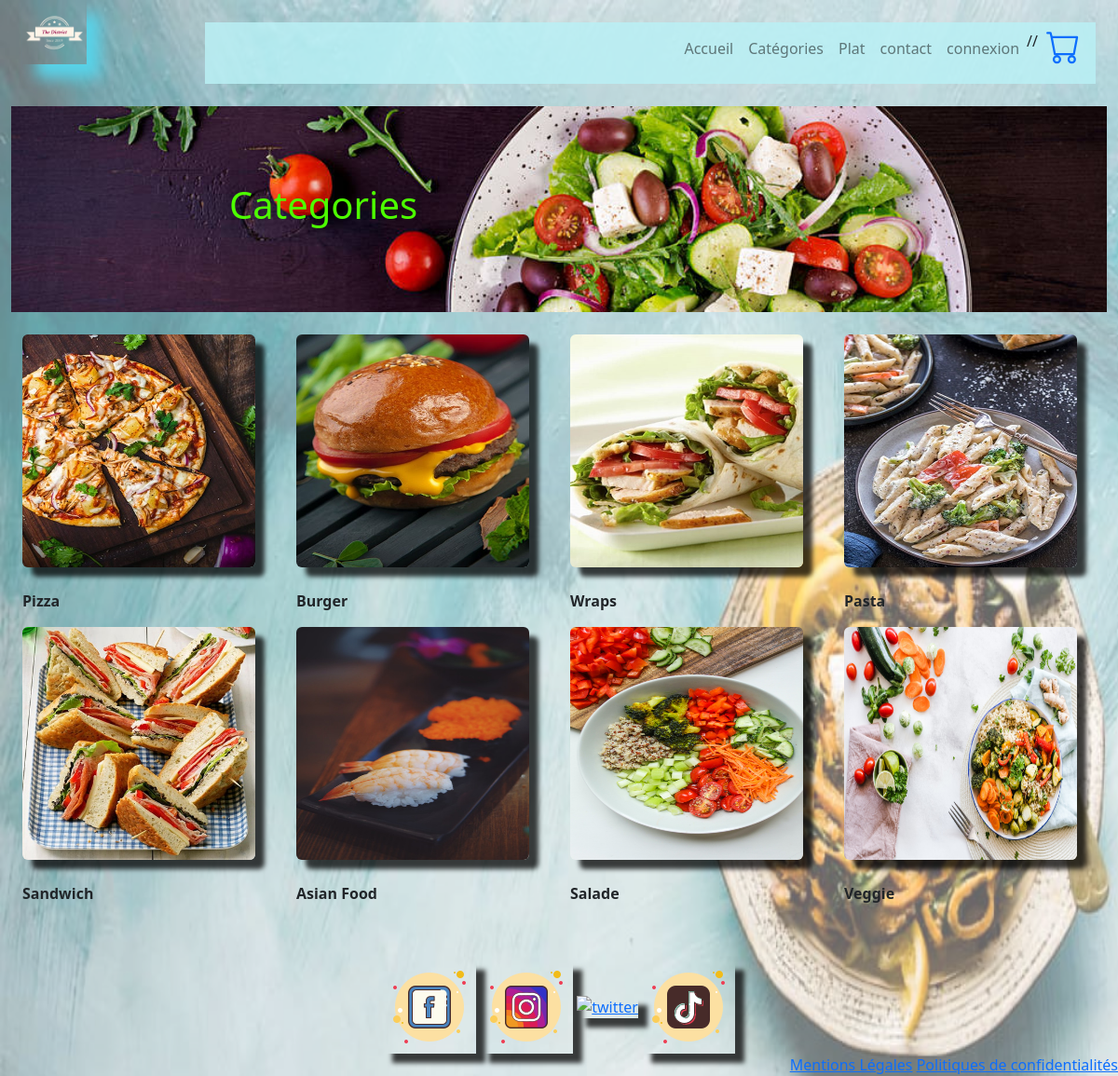
/categories.php, run on the app's committed database.
### tables this page shows
CREATE TABLE `categorie` (
  `id` int AUTO_INCREMENT PRIMARY KEY ,
  `libelle` varchar(100) NOT NULL,
  `image` varchar(255) NOT NULL,
  `active` varchar(10) NOT NULL
);

### DAO.php (called while the page is built, shortened)
<?php
function categorie()
{
    $db = connexionBase();
    $requete = $db->query("SELECT * FROM categorie WHERE id between '1' and '14'");
    $tableau = $requete->fetchall(PDO::FETCH_OBJ);
    return $tableau;
}

### categories.php (the view)
<?php
include('header.php');
include("DAO.php");
$tableau = categorie();
?>
<div class="bg2">
    <h1 class="titre">Categories</h1>
</div>
<br>
<div class="container-fluid">
    <div class="row">
        <?php foreach ($tableau as $categorie) :  ?>
            <div class="col col-lg-3 col-md-4 col-sm-6 col-xs-12">
                <a href="plat_categorie.php?id_categorie=<?= $categorie->id ?>">
                    <img src="/images_the_district/category/<?= $categorie->image ?>"  class="rounded img-responsive ;" height="250px" width="250px">
                </a>
                <br>
                <br>
                <p class="cadre"><strong><?= $categorie->libelle  ?></strong><br>
            </div>
        <?php endforeach; ?>
    </div>
</div>
<br>
<br>
</div>
<br>
<br>
<?php
include('footer.php');
?>

### the_district_style.css (style rules this page uses)
.bg2 { background-image: url(images_the_district/bg1.jpeg); background-size: 100vw; background-repeat: no-repeat; padding: 7%; }
.titre { margin-left: 15%; }
img { box-shadow: 10px 10px 5px 0px rgba(0, 0, 0, 0.75); -webkit-box-shadow: 10px 10px 5px 0px rgba(0, 0, 0, 0.75); -moz-box-shadow: 10px 10px 5px 0px rgba(0, 0, 0, 0.75); }
.titre { color: rgb(77, 255, 0); }

### data on the page
categorie: image (picture), libelle "Pizza"
categorie: image (picture), libelle "Burger"
categorie: image (picture), libelle "Wraps"
categorie: image (picture), libelle "Pasta"
categorie: image (picture), libelle "Sandwich"
categorie: image (picture), libelle "Asian Food"
categorie: image (picture), libelle "Salade"
categorie: image (picture), libelle "Veggie"
